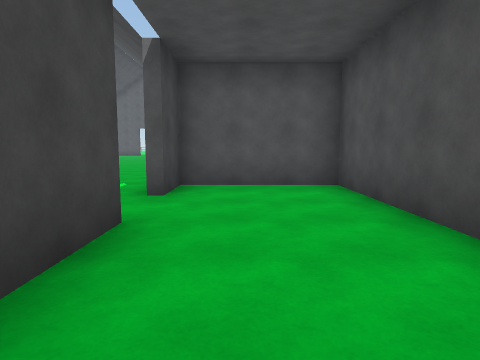
view 1 (above)

19 first-person views from a walk through a scene from a Unity 3-D project. The camera is 1.4 m above the floor, tilts 6° down and sees 75° across. The floor is counted in squares, 2 m on a side. Each view is taken from the middle of a square. On the plan, view 1 faces up. The plan holds only what a view shows up to about 10 squares ahead; the rest is blank. The place goes on beyond the plan. The player character is not drawn.

view 2
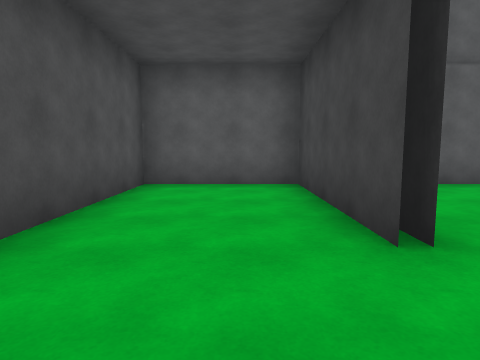

view 3
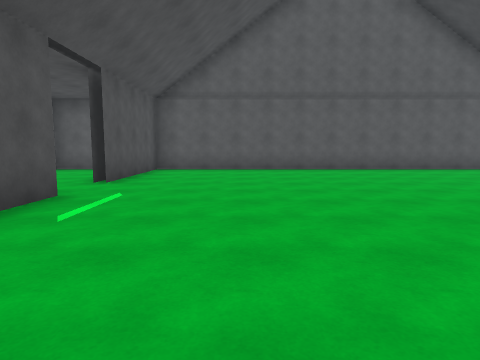

view 4
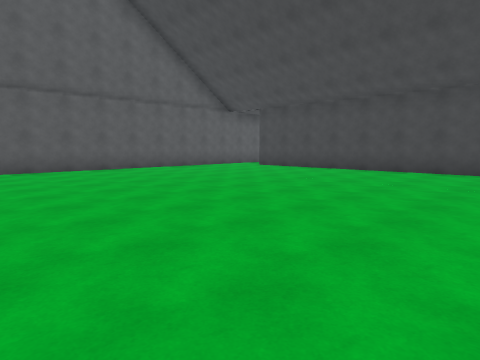

view 5
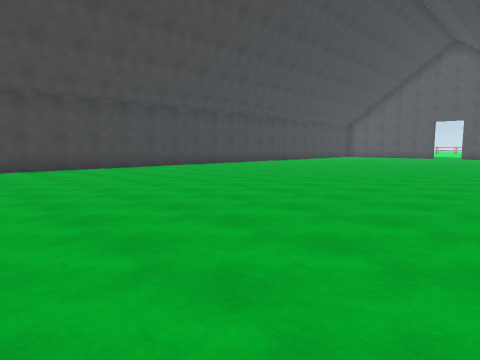

view 6
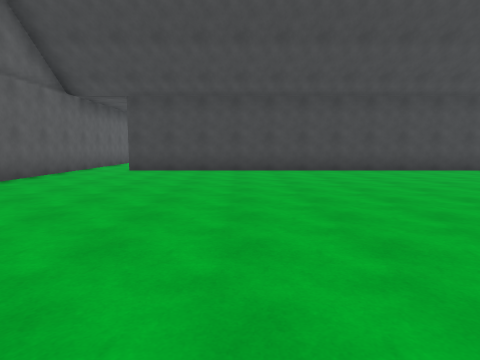

view 7
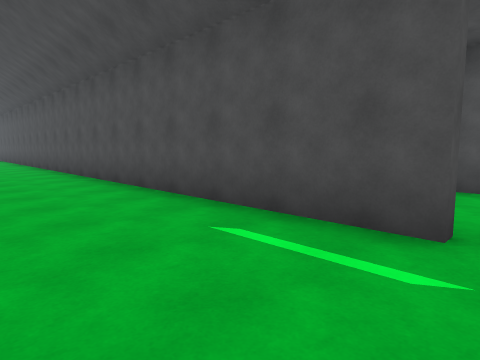

view 8
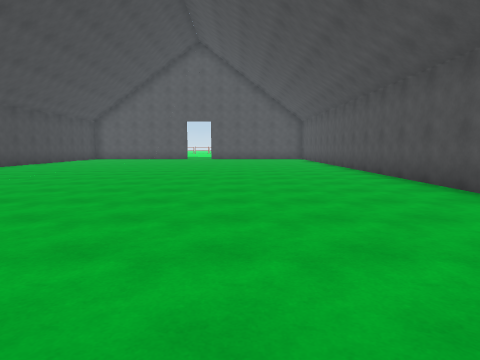

view 9
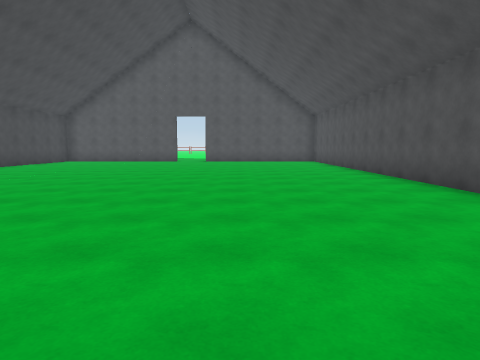

view 10
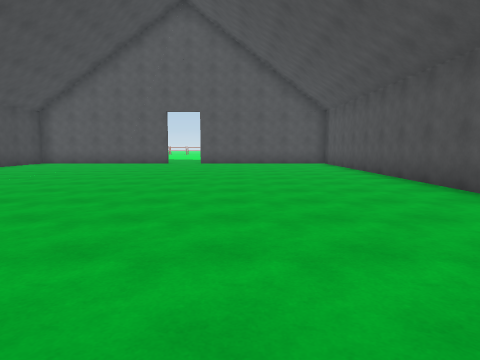

view 11
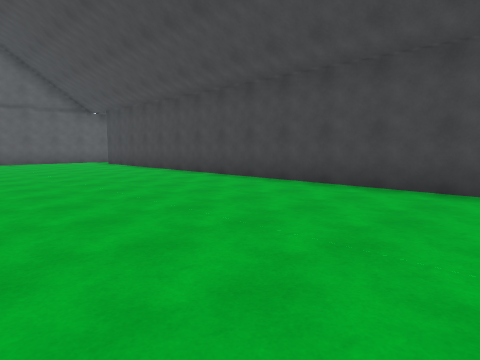

view 12
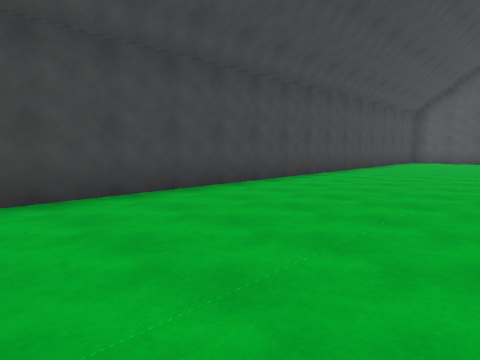

view 13
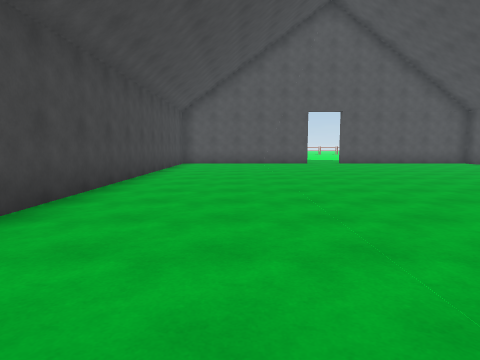

view 14
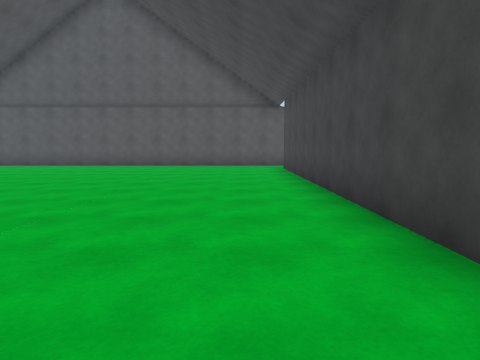

view 15
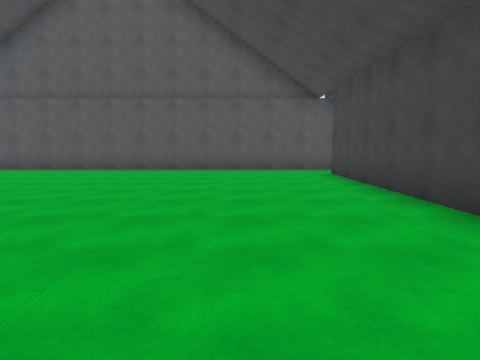

view 16
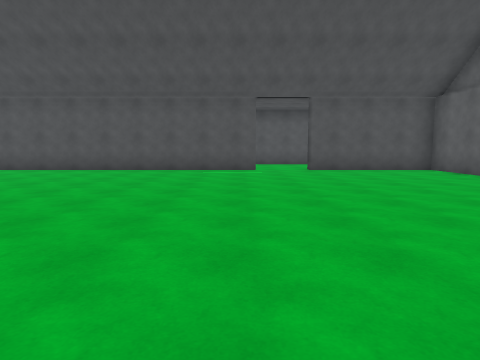

view 17
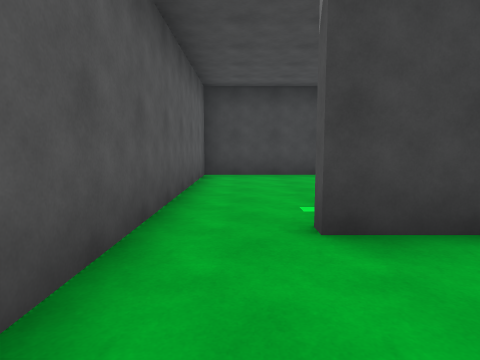

view 18
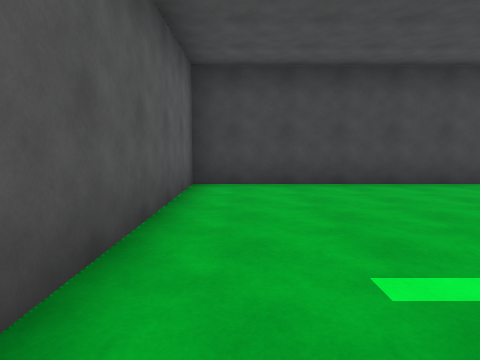

view 19
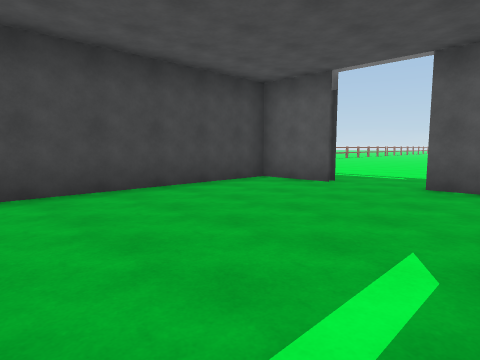

### Floor plan
Points are (right, up) in squares from view 1. A wall is a line through its corners. A room is listed if a view was taken in it or the views show most of it. See-through windows are left out.
Room 1 (views 1, 2)
walls: (-1.1, 2.9) (-1.1, -0.9) (1.8, -0.9) (1.8, 5.8) (-1.1, 5.8) (-1.1, 4.5); (-1.4, 2.9) (-1.4, 2.4)
ways out: opening at (-1, 3.5) to room 2
Room 2 (views 3, 4, 5, 6, 7, 8, 9, 10, 11, 12, 13, 14, 15, 16, 17)
walls: (-1.4, 4.5) (-1.4, 22.1); (-1.1, 2.2) (-1.1, 2.9); (-13.4, 22.1) (-13.4, 0.6); (-12.4, -0.9) (-1.4, -0.9) (-1.4, 2.9)
ways out: opening at (-1, 3.5) to room 1; opening at (-13, 0) to room 3
Room 3 (views 18, 19)
walls: (-17.1, 5.8) (-18.9, 5.8) (-18.9, -0.9) (-12.4, -0.9); (-14.6, 5.8) (-15.5, 5.8)
ways out: opening at (-13, 0) to room 2; opening at (-16.5, 6)

Positions as (right, up) in squares from view 1, and headings:
1: (0, 0), facing up
2: (0, 5), facing down
3: (-4, 9), facing down
4: (-4, 9), facing down-left
5: (-3, 4), facing up-left
6: (-4, 4), facing left
7: (-4, 4), facing up-right
8: (-5, 7), facing up
9: (-5, 10), facing up
10: (-5, 12), facing up
11: (-8, 14), facing down-left
12: (-9, 10), facing up-left
13: (-11, 12), facing up
14: (-12, 11), facing down
15: (-11, 9), facing down
16: (-11, 5), facing right
17: (-11, 0), facing left
18: (-13, 0), facing left
19: (-14, 0), facing up-left
